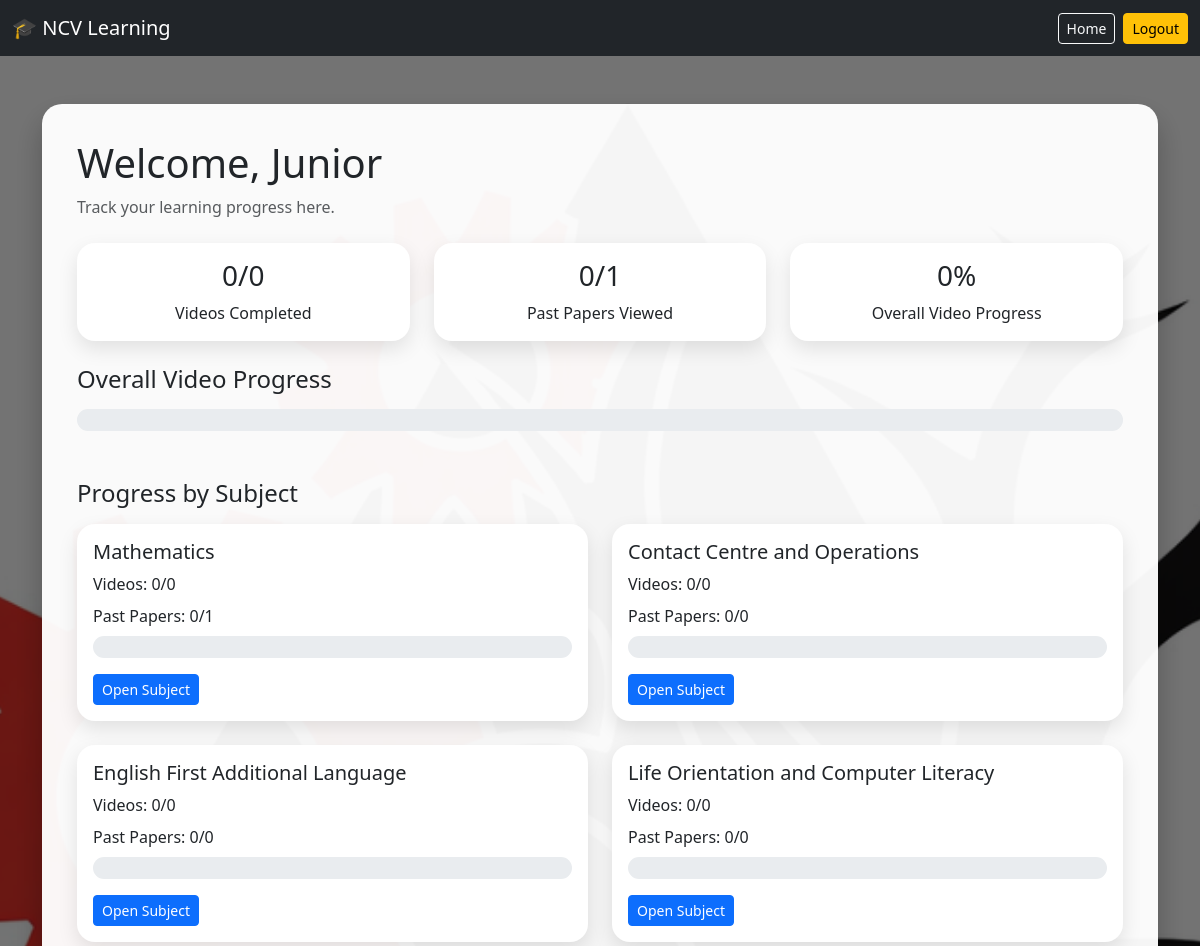
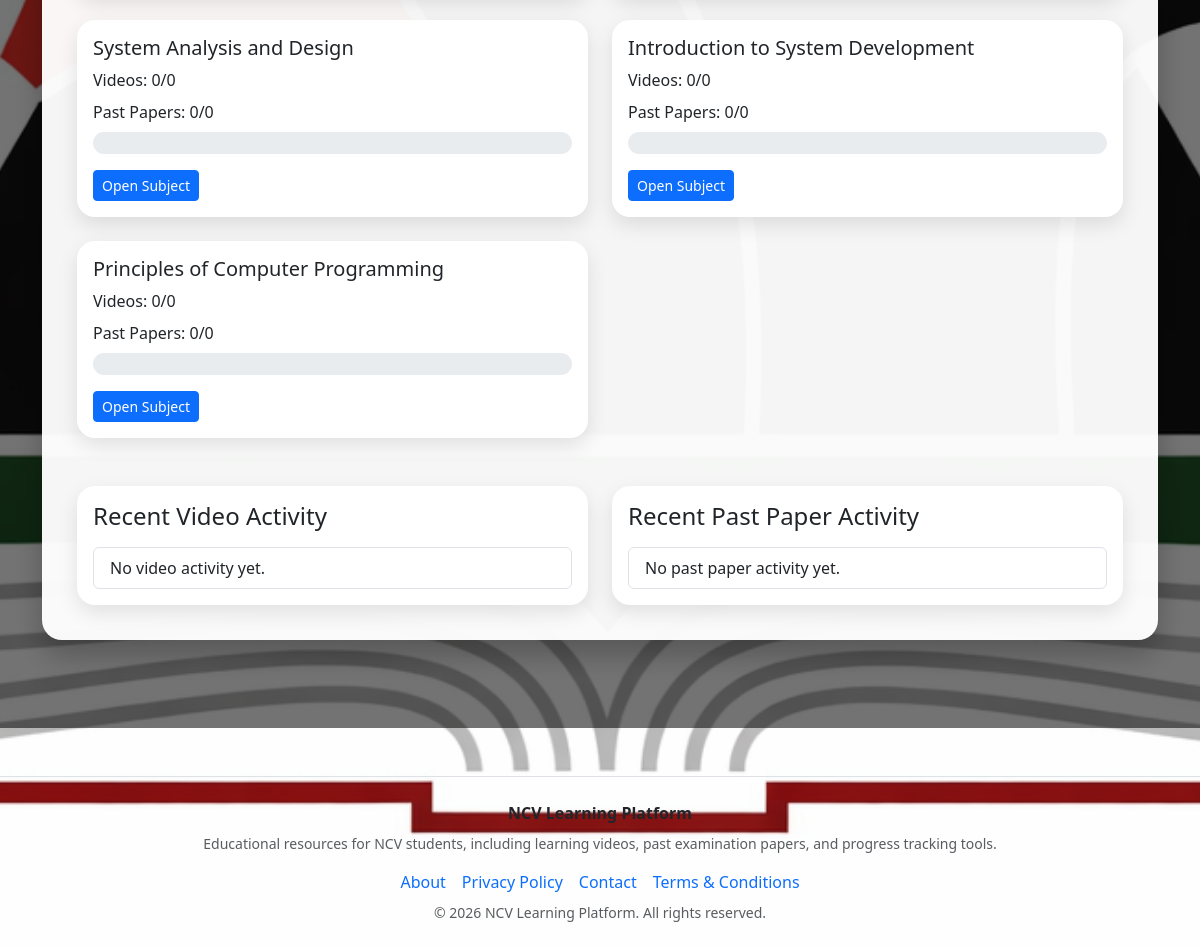
The page /dashboard/ (signed in) on the database its author committed (2 pictures, top to bottom).
### core/models.py (models this page shows, shortened)
class Subject(models.Model):
    name = models.CharField(max_length=200)
    description = models.TextField(blank=True, null=True)

### core/views.py (the view)
# urls.py: path('dashboard/', views.dashboard, name='dashboard'),
@login_required
def dashboard(request):
    total_videos = Video.objects.count()
    completed_videos = VideoProgress.objects.filter(
        student=request.user,
        completed=True
    ).count()
    total_papers = PastPaper.objects.count()
    viewed_papers = PaperProgress.objects.filter(
        student=request.user,
        viewed=True
    ).count()
    overall_video_percent = 0
    if total_videos > 0:
        overall_video_percent = int((completed_videos / total_videos) * 100)
    subject_stats = Subject.objects.annotate(
        total_subject_videos=Count("videos", distinct=True),
        total_subject_papers=Count("past_papers", distinct=True),
        completed_subject_videos=Count(
            "videos__progress_records",
            filter=Q(
                videos__progress_records__student=request.user,
                videos__progress_records__completed=True,
            ),
            distinct=True,
        ),
        viewed_subject_papers=Count(
            "past_papers__progress_records",
            filter=Q(
                past_papers__progress_records__student=request.user,
                past_papers__progress_records__viewed=True,
            ),
            distinct=True,
        ),
    )
    enriched_subject_stats = []
    for subject in subject_stats:
        percent = 0
        if subject.total_subject_videos > 0:
            percent = int((subject.completed_subject_videos / subject.total_subject_videos) * 100)
        enriched_subject_stats.append(
            {
                "subject": subject,
                "total_videos": subject.total_subject_videos,
                "completed_videos": subject.completed_subject_videos,
                "total_papers": subject.total_subject_papers,
                "viewed_papers": subject.viewed_subject_papers,
                "percent": percent,
            }
        )
    recent_video_progress = VideoProgress.objects.filter(student=request.user).select_related(
        "video", "video__subject"
    )[:5]
    recent_paper_progress = PaperProgress.objects.filter(student=request.user).select_related(
        "paper", "paper__subject"
    )[:5]
    return render(
        request,
        "core/dashboard.html",
        {
            "total_videos": total_videos,
            "completed_videos": completed_videos,
            "total_papers": total_papers,
            "viewed_papers": viewed_papers,
            "overall_video_percent": overall_video_percent,
            "subject_stats": enriched_subject_stats,
            "recent_video_progress": recent_video_progress,
            "recent_paper_progress": recent_paper_progress,
        },
    )

### core/templates/core/dashboard.html (shortened to what this page needs)
{% load static %}
<!DOCTYPE html>
<html lang="en">
<head>
    <link href="https://cdn.jsdelivr.net/npm/bootstrap@5.3.0/dist/css/bootstrap.min.css" rel="stylesheet">
</head>
<body>
<div class="page-overlay">
    <nav class="navbar navbar-expand-lg navbar-dark bg-dark">
        <div class="container-fluid">
            <a class="navbar-brand" href="{% url 'home' %}">🎓 NCV Learning</a>
            <div class="d-flex gap-2">
                <a href="{% url 'home' %}" class="btn btn-outline-light btn-sm">Home</a>
                <a href="{% url 'logout' %}" class="btn btn-warning btn-sm">Logout</a>
            </div>
        </div>
    </nav>
    <div class="container py-5">
        <div class="content-box">
            <h1 class="mb-2">Welcome, {{ user.username }}</h1>
            <p class="text-muted mb-4">Track your learning progress here.</p>
            <div class="row g-4 mb-4">
                <div class="col-md-4">
                    <div class="card stat-card h-100">
                        <div class="card-body text-center">
                            <h3>{{ completed_videos }}/{{ total_videos }}</h3>
                            <p class="mb-0">Videos Completed</p>
                        </div>
                    </div>
                </div>
                <div class="col-md-4">
                    <div class="card stat-card h-100">
                        <div class="card-body text-center">
                            <h3>{{ viewed_papers }}/{{ total_papers }}</h3>
                            <p class="mb-0">Past Papers Viewed</p>
                        </div>
                    </div>
                </div>
                <div class="col-md-4">
                    <div class="card stat-card h-100">
                        <div class="card-body text-center">
                            <h3>{{ overall_video_percent }}%</h3>
                            <p class="mb-0">Overall Video Progress</p>
                        </div>
                    </div>
                </div>
            </div>
            <h4 class="mb-3">Overall Video Progress</h4>
            <div class="progress mb-5">
            </div>
            <h4 class="mb-3">Progress by Subject</h4>
            <div class="row g-4 mb-5">
                {% for item in subject_stats %}
                    <div class="col-md-6">
                        <div class="card stat-card h-100">
                            <div class="card-body">
                                <h5>{{ item.subject.name }}</h5>
                                <p class="mb-2">Videos: {{ item.completed_videos }}/{{ item.total_videos }}</p>
                                <p class="mb-2">Past Papers: {{ item.viewed_papers }}/{{ item.total_papers }}</p>
                                <div class="progress">
                                </div>
                                <div class="mt-3">
                                    <a href="{% url 'subject_detail' item.subject.id %}" class="btn btn-sm btn-primary">Open Subject</a>
                                </div>
                            </div>
                        </div>
                    </div>
                {% empty %}
                    <p>No subjects found.</p>
                {% endfor %}
            </div>
            <div class="row g-4">
                <div class="col-md-6">
                    <div class="card stat-card h-100">
                        <div class="card-body">
                            <h4 class="mb-3">Recent Video Activity</h4>
                            <ul class="list-group">
                                {% for item in recent_video_progress %}
                                    <li class="list-group-item">
                                        {{ item.video.title }} <br>
                                        <small class="text-muted">{{ item.video.subject.name }}</small>
                                    </li>
                                {% empty %}
                                    <li class="list-group-item">No video activity yet.</li>
                                {% endfor %}
                            </ul>
                        </div>
                    </div>
                </div>
                <div class="col-md-6">
                    <div class="card stat-card h-100">
                        <div class="card-body">
                            <h4 class="mb-3">Recent Past Paper Activity</h4>
                            <ul class="list-group">
                                {% for item in recent_paper_progress %}
                                    <li class="list-group-item">
                                        {{ item.paper.title }} <br>
                                        <small class="text-muted">{{ item.paper.subject.name }}</small>
                                    </li>
                                {% empty %}
                                    <li class="list-group-item">No past paper activity yet.</li>
                                {% endfor %}
                            </ul>
                        </div>
                    </div>
                </div>
            </div>
        </div>
    </div>
</div>
{% include "core/footer.html" %}
</body>
</html>

### rows shown on the page
Subject: subject.name "Mathematics", completed_videos "0", total_videos "0", viewed_papers "0", total_papers "1"
Subject: subject.name "Contact Centre and Operations", completed_videos "0", total_videos "0", viewed_papers "0", total_papers "0"
Subject: subject.name "English First Additional Language", completed_videos "0", total_videos "0", viewed_papers "0", total_papers "0"
Subject: subject.name "Life Orientation and Computer Literacy", completed_videos "0", total_videos "0", viewed_papers "0", total_papers "0"
Subject: subject.name "System Analysis and Design", completed_videos "0", total_videos "0", viewed_papers "0", total_papers "0"
Subject: subject.name "Introduction to System Development", completed_videos "0", total_videos "0", viewed_papers "0", total_papers "0"
Subject: subject.name "Principles of Computer Programming", completed_videos "0", total_videos "0", viewed_papers "0", total_papers "0"

### other values the page prints
{{ user.username }} "Junior"
{{ completed_videos }} "0"
{{ total_videos }} "0"
{{ viewed_papers }} "0"
{{ total_papers }} "1"
{{ overall_video_percent }} "0"
